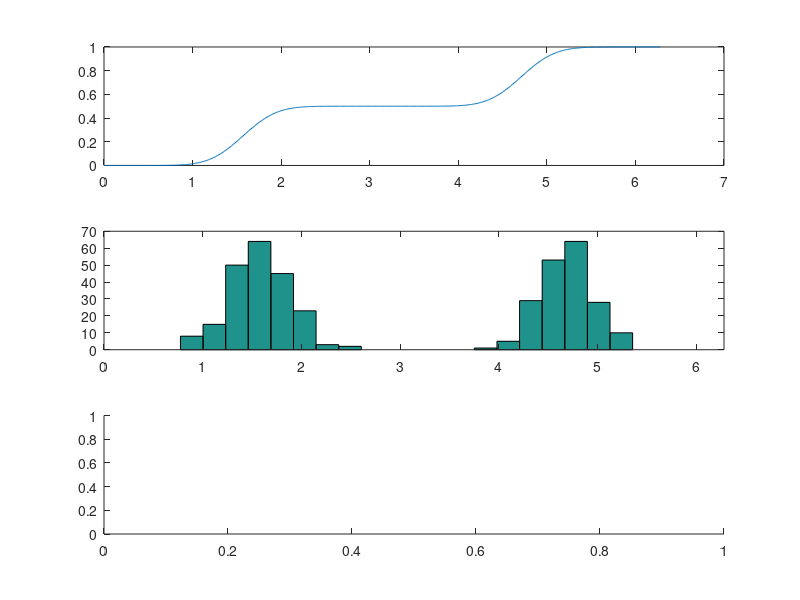

Source code (MATLAB): (Note: this script raises an error after producing the figure.)
% example settings
clear all 
close all

tps=0:1:24;
% stngs short for settings
stngs.osc_fraction=0.05; 
stngs.num_samples=400;
stngs.mean_amp=0.1;
stngs.noise_to_amp=0.3;
amps=exprnd(stngs.mean_amp,1,stngs.num_samples);

stngs.bimodal_frac=0.5; % 1 means just dist 1 0 means just dist 2
stngs.acro_mu1= pi/2; % phase
stngs.acro_mu2= 3*pi/2;
stngs.acro_sigma1 = 0.3;
stngs.acro_sigma2 = 0.3;
% use CDF to sample bimodal
bimodal_norm_cdf= @(x) stngs.bimodal_frac*normcdf(x,stngs.acro_mu1,stngs.acro_sigma1)...
    +(1-stngs.bimodal_frac)*normcdf(x,stngs.acro_mu2,stngs.acro_sigma2);

rand_samps=rand(1,stngs.num_samples);

optim_options = optimset('Display','off');
acro=arrayfun(@(x) fminsearch(@(y) abs(bimodal_norm_cdf(y) - x),pi,optim_options),rand_samps);

subplot(3,1,1)
xlim([0 2*pi])
plot(0:0.01:2*pi,bimodal_norm_cdf(0:0.01:2*pi));
subplot(3,1,2)
hist(acro,sqrt(stngs.num_samples))
xlim([0 2*pi])

noise=stngs.mean_amp*stngs.noise_to_amp*(rand(stngs.num_samples,length(tps))-0.5);

tp_mat=ones(stngs.num_samples,1)*tps;
acro_mat=acro'*ones(1,length(tps));
phase_mat=tp_mat*2*pi/24-acro_mat;

signal=amps'.*cos(phase_mat)+noise;

subplot(3,1,3)
hold on
for i=1:stngs.num_samples
    plot(tps,signal(i,:),'-k','Color',[0 0 0 0.1])
end
hold off





%%
plot(tps,stngs.amp*cos(tps*2*pi/24)+stngs.amp*stngs.noise_to_amp*(rand(1,length(tps))-0.5),'ok')
hold on
plot(0:0.1:24,stngs.amp*cos((0:0.1:24)*2*pi/24),'-b')
hold off
%%